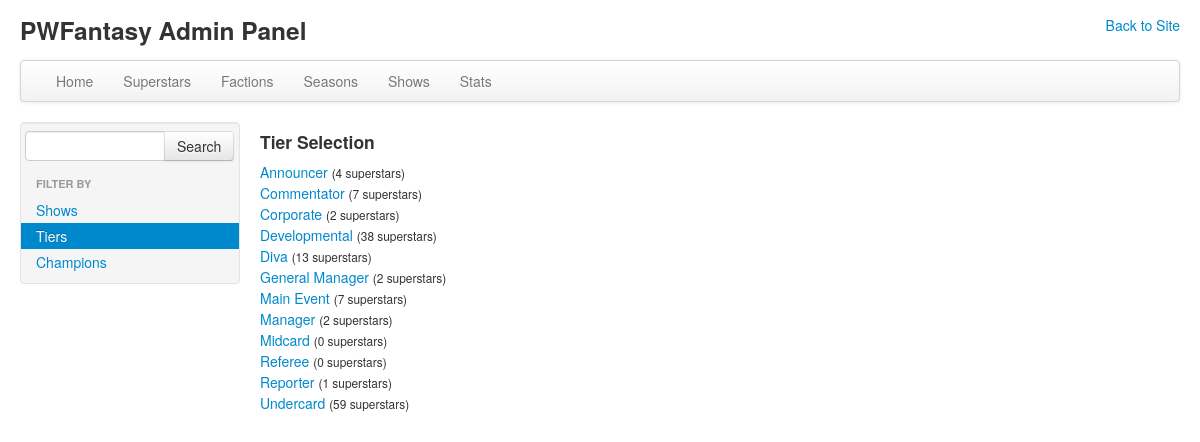
/admin/superstars.php?tiers, run on an earlier commit of the app's database.
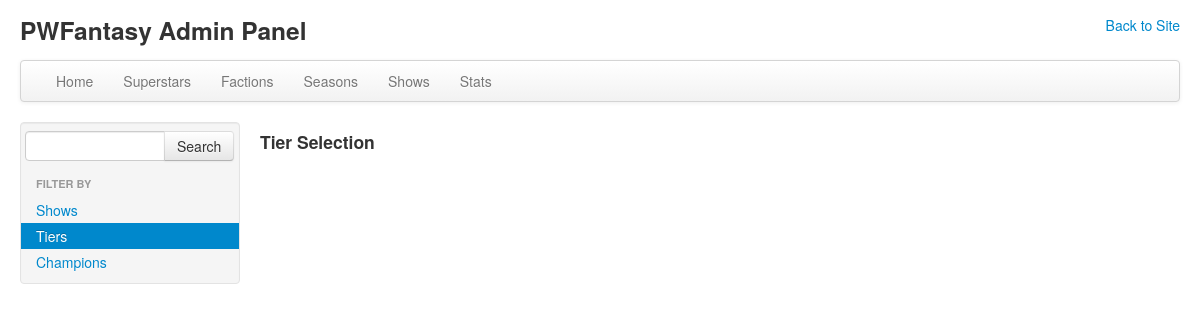
And on a later commit of the database.
### tables this page shows
CREATE TABLE `tiers` (
  `tierId` int(11) NOT NULL AUTO_INCREMENT,
  `tierName` varchar(255) NOT NULL,
  PRIMARY KEY (`tierId`)
);

### includes/database.php (called while the page is built, shortened)
<?php
function db_query($query) {
	$args = func_get_args();
	$query = preg_replace_callback('/(%d|%s|%%|%f|%b|%n)/', '_db_query_callback', $query);
	return _db_query($query);
}
function _db_query($query, $id = false) {
	global $mysqli;
	if ($result = $mysqli->query($query)) {
		return $result;
	} else {
		die(sprintf('MySQL Error: %s', $mysqli->error));
	}
}

### admin/superstars.php (the view, shortened to what this page needs)
<?php include 'includes/header.php'; ?>
<div class="row">
	<div class="span3">
		<div class="well" style="padding: 8px 0;">
			<div class="input-append" style="margin-left: 4px;">
				<form method="POST" action="superstars.php?search" style="margin-bottom: 0;">
					<input class="span2" name="superstar" type="text" />
					<input type="submit" class="btn" value="Search" />
				</form>
			</div>
			<ul class="nav nav-list">
				<li class="nav-header">Filter By</li>
				<li <?php if (isset($_GET['rosters'])) echo 'class="active"'; ?>><a href="?rosters">Shows</a></li>
				<li <?php if (isset($_GET['tiers'])) echo 'class="active"'; ?>><a href="?tiers">Tiers</a></li>
				<li <?php if (isset($_GET['champions'])) echo 'class="active"'; ?>><a href="?champions">Champions</a></li>
			</ul>
		</div>
	</div>
	<div class="span9">
		<div class="row">
			<div class="span12">
				<?php
					if (isset($_GET['rosters'])) {
						if (!isset($_GET['showId'])) {
							echo '<h4>Show Selection</h4>';
							$shows = db_query('SELECT s.*, (SELECT COUNT(*) FROM superstars where showId = s.showId) as count FROM shows s WHERE hasRoster > 0');
							while($show = $shows->fetch_object()) {
								echo '<b>', $show->showName ,' <small>(', $show->count,' Superstars)</small></b><br />
										<a href="?rosters&showId=',  $show->showId,'">
											<img src="../assets/img/shows/header/', $show->showId,'.png" title="', $show->showName,'"/>
										</a><br /><br />';
							}
						} else {
							$show = db_query('SELECT * FROM shows WHERE showId = %d', $_GET['showId'])->fetch_object();
							echo '<h4>', $show->showName,' Roster</h4>';
							$roster = db_query('SELECT superstarId, superstarName FROM superstars WHERE showId = %d ORDER BY superstarName ASC', $_GET['showId']);
							while($talent = $roster->fetch_object()) {
								echo '<a href="superstars.php?superstarId=',  $talent->superstarId,'">', $talent->superstarName,'</a><br />';
							}
						}
					} else if (isset($_GET['tiers'])) {
						if (!isset($_GET['tierId'])) {
							echo '<h4>Tier Selection</h4>';
							$tiers = db_query('SELECT t.*, (SELECT COUNT(*) FROM superstars where tierId = t.tierId) as count FROM tiers t ORDER BY t.tierName ASC');
							while($tier = $tiers->fetch_object()) {
								echo '<a href="?tiers&tierId=', $tier->tierId,'">', $tier->tierName,'</a> <small>(', $tier->count,' superstars)</small><br />';
							}
						}
					} else if (isset($_GET['champions'])) {
						echo '<h4>Championship Selection</h4>';
						$titles = array();
						$champions = db_query('SELECT s.superstarId, s.superstarName, c.championshipName, c.championshipId FROM superstars s INNER JOIN championships c ON c.championshipId = s.championshipId WHERE s.championshipId IS NOT NULL');
						while($superstar = $champions->fetch_object()) $titles[$superstar->championshipName][] = '<img src="../assets/img/championships/166x62/'. $superstar->championshipId .'.png" style="width: 70px;">&nbsp;<a href="superstars.php?superstarId='. $superstar->superstarId .'">'. $superstar->superstarName .'</a>';
						foreach($titles as $title => $champs) echo '<h6>', $title,'</h6>'. implode('<br />', $champs);
					} else if (isset($_GET['search'])) {
						$talents = db_query('SELECT * FROM superstars WHERE superstarName LIKE ("%%%s%%") OR superstarSlug LIKE ("%%%1$s%%")', $_POST['superstar']);
						echo '<h4>Superstar Search <small>(TERM: "', $_POST['superstar'] ,'")</small></h4>';
						while($talent = $talents->fetch_object()) {
							echo '<a href="superstars.php?superstarId=',  $talent->superstarId,'">', $talent->superstarName,'</a><br />';
						}
					}else if (isset($_GET['superstarId'])) {
						$talent = db_query('SELECT * FROM superstars WHERE superstarId = %d', $_GET['superstarId'])->fetch_object();
						if (isset($talent->superstarId)) {
							$query = db_query('SELECT * FROM tiers'); $tiers = '';
							while($tier = $query->fetch_object()) $tiers .= '<option value="'. $tier->tierId .'" '. (($tier->tierId == $talent->tierId) ? 'selected' : '') .'>'. $tier->tierName .'</option>';
							$query = db_query('SELECT * FROM shows WHERE hasRoster > 0'); $shows = '';
							while($show = $query->fetch_object()) $shows .= '<option value="'. $show->showId .'" '. (($show->showId == $talent->showId) ? 'selected' : '') .'>'. $show->showName .'</option>';
							$query = db_query('SELECT * FROM championships WHERE isActive > 0'); $championships = '<option value="0">None</option>';
							while($title = $query->fetch_object()) $championships .= '<option value="'. $title->championshipId .'" '. (($title->championshipId == $talent->championshipId) ? 'selected' : '') .'>'. $title->championshipName .'</option>';
							$query = db_query('SELECT * FROM factions'); $factions = '<option value="0">None</option>';
							while($faction = $query->fetch_object()) $factions .= '<option value="'. $faction->factionId .'" '. (($faction->factionId == $talent->factionId) ? 'selected' : '') .'>'. $faction->factionName .'</option>';
							echo '<h4>',  ( ($talent->isActive < 1) ? '<span class="label label-important">Inactive</span>' : '<span class="label label-success">Active</span>'), ' ', $talent->superstarName,' <small>(ID: ', $talent->superstarId,')</small></h4>
								<div class="well" style="padding: 3px 5px;">
									<form class="form-horizontal" style="margin-bottom: 0px;" method="POST" action="superstars.php?update&superstarId=', $_GET['superstarId'],'">
										<h6>Superstar Information</h6>
										<div class="row">
											<div class="span4">
												<div class="control-group">
													<label class="control-label" for="superstarName">Name:</label>
													<div class="controls">
														<input type="text" name="superstarName" value="', htmlentities($talent->superstarName),'">
													</div>
												</div>
												<div class="control-group">
													<label class="control-label" for="superstarSlug">Slug:</label>
													<div class="controls">
														<input type="text" name="superstarSlug" value="', $talent->superstarSlug,'">
													</div>
												</div>
												<div class="control-group">
													<label class="control-label" for="championshipId">Championship:</label>
													<div class="controls">
														<select name="championshipId">', $championships,'</select>
													</div>
												</div>
												<div class="control-group">
													<label class="control-label" for="isActive">Active:</label>
													<div class="controls">
														<select name="isActive">
															<option value="0" ', (($talent->isActive < 0) ? 'selected' : ''),'>Inactive</option>
															<option value="1" ', (($talent->isActive > 0) ? 'selected' : ''),'>Active</option>
														</select>
													</div>
												</div>
											</div>
											<div class="span5">
												<div class="control-group">
													<label class="control-label" for="showId">Show:</label>
													<div class="controls">
														<select name="showId">', $shows,'</select>
													</div>
												</div>
												<div class="control-group">
													<label class="control-label" for="factionId">Faction:</label>
													<div class="controls">
														<select name="factionId">', $factions,'</select>
													</div>
												</div>
												<div class="control-group">
													<label class="control-label" for="tierId">Tier:</label>
													<div class="controls">
														<select name="tierId">', $tiers,'</select>
													</div>
												</div>';
												if (!is_null($talent->championshipId)) {
													echo  '<div class="control-group">
																<div class="controls">
																	<img src="../assets/img/championships/166x62/'. $talent->championshipId .'.png" style="width: 100px;" />
																</div>
															</div>';
												}
											echo '</div>
											<div class="span2">
												<img src="../assets/img/superstars/170x387/',$talent->superstarId,'.png" style="margin-top: -25px; margin-left: 60px; height: 210px;" />
											</div>
										</div>
										<div class="form-actions" style="background-color: #e5e5e5; margin: 0px;">
											<button type="submit" class="btn btn-small btn-primary">Update Information</button>
											&nbsp;&nbsp;<button onclick="return false;" class="btn btn-small btn-danger">Delete Superstar</button>
										</div>
									</form>
								</div>';
						}
					}
				?>
			</div>
		</div>
	</div>
</div>
<?php include 'includes/footer.php'; ?>

### admin/includes/header.php (shortened to what this page needs)
<?php
include '../includes/database.php';
?><!DOCTYPE html>
<html>
	<head>
		<link rel="stylesheet" type="text/css" href="assets/css/bootstrap.min.css" />
	</head>
	<body>
		<div class="container-fluid">
			<div class="row-fluid">
				<div class="span12">
					<header>
						<h3 class="pull-left">PWFantasy Admin Panel</h3>
						<a href="/" class="pull-right" style="margin-top: 15px;">Back to Site</a>
					</header>
				</div>
			</div>
			<div class="row-fluid">
				<div class="span12">
					<nav>
						<div class="navbar">
							<div class="navbar-inner">
								<ul class="nav">
									<li><a href="index.php">Home</a></li>
									<li><a href="superstars.php?rosters">Superstars</a></li>
									<li><a href="factions.php">Factions</a></li>
									<li><a href="#">Seasons</a></li>
									<li><a href="#">Shows</a></li>
									<li><a href="stats.php?season=1">Stats</a></li>
								</ul>
							</div>
						</div>
					</nav>
				</div>
			</div>

### admin/includes/footer.php
		</div>
	</body>
</html>

What changed in the data, as far as the page shows it:
removed tiers: tierName "Announcer", count "4"
removed tiers: tierName "Commentator", count "7"
removed tiers: tierName "Corporate", count "2"
removed tiers: tierName "Developmental", count "38"
removed tiers: tierName "Diva", count "13"
removed tiers: tierName "General Manager", count "2"
removed tiers: tierName "Main Event", count "7"
removed tiers: tierName "Manager", count "2"
removed tiers: tierName "Midcard", count "0"
removed tiers: tierName "Referee", count "0"
removed tiers: tierName "Reporter", count "1"
removed tiers: tierName "Undercard", count "59"
